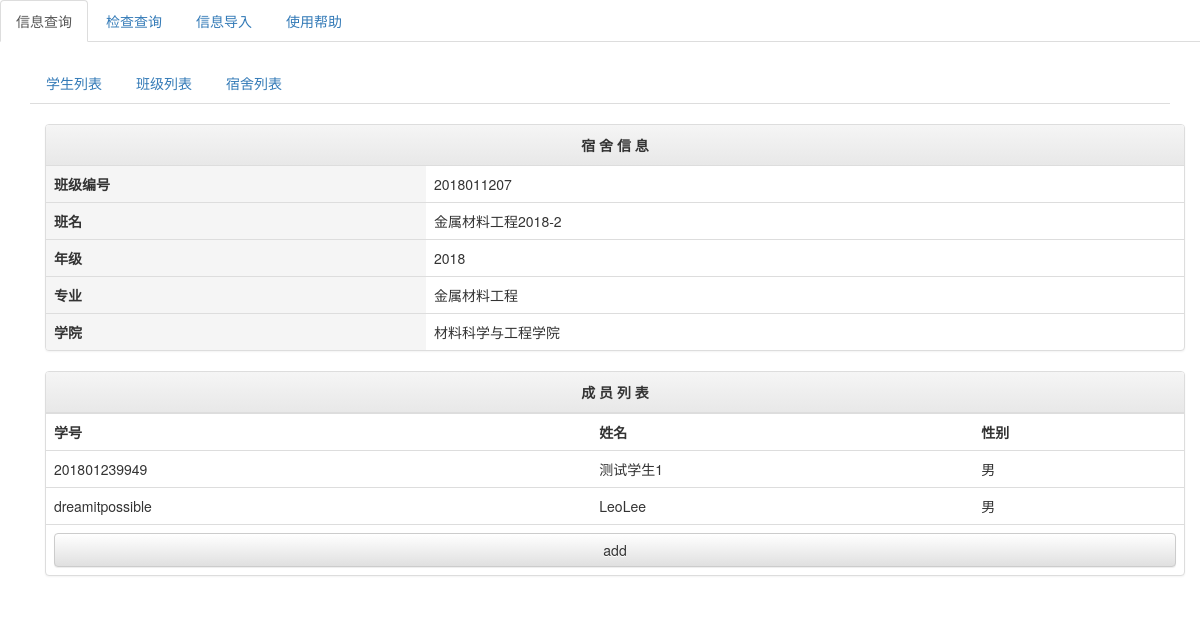
The page /infosys/class-detail/2018011207/ on the database its author committed.
### infosys/models.py (models this page shows, shortened)
class Class(models.Model):
    class_id = models.CharField(max_length=20, primary_key=True)
    class_name = models.CharField(max_length=30)
    grade = models.CharField(max_length=4)
    major = models.CharField(max_length=20)
    college = models.CharField(max_length=20)
    class Meta:
        verbose_name = ("Class")
        verbose_name_plural = verbose_name

class Student(models.Model):
    student_id = models.CharField(max_length=20, primary_key=True)
    student_name = models.CharField(max_length=20)
    student_sex = models.CharField(max_length=2)
    student_birth = models.DateField(null=True)
    student_address = models.CharField(max_length=100)
    student_tel = models.CharField(max_length=20)
    student_qq = models.CharField(max_length=20)
    class_id = models.ForeignKey(Class, on_delete=models.SET_NULL, null=True)
    class Meta:
        verbose_name = ("Student")
        verbose_name_plural = verbose_name

### infosys/views.py (the view)
# urls.py: path("class-detail/<int:pk>/", views.class_detail, name='class_detail'),
def class_detail(request, pk):
    students = Student.objects.filter(class_id=pk)
    detail = Class.objects.get(class_id=pk)
    context = {'class':detail, 'students':students}
    return render(request, "infosys/inquir/detail/class.html", context)

### templates/infosys/inquir/detail/class.html
{% extends 'infosys/inquir/detail.html' %}
{% block detailscaptain %}
宿 舍 信 息
{% endblock detailscaptain %}
{% block details %}
			<tr>
				<td class="active"><strong>班级编号</strong></td>
				<td>{{ class.class_id }}</td>
			</tr>
			<tr>
				<td class="active"><strong>班名</strong></td>
				<td>{{ class.class_name }}</td>
			</tr>
			<tr>
				<td class="active"><strong>年级</strong></td>
				<td>{{ class.grade }}</td>
			</tr>
			<tr>
				<td class="active"><strong>专业</strong></td>
				<td>{{ class.major }}</td>
			</tr>
			<tr>
				<td class="active"><strong>学院</strong></td>
				<td>{{ class.college }}</td>
			</tr>
{% endblock details %}
{% block eventscaptain %}
成 员 列 表
{% endblock eventscaptain %}
{% block eventshead %}
			<tr>
				<th>学号</th>
				<th>姓名</th>
				<th>性别</th>
			</tr>
{% endblock eventshead %}
{% block events %}
			{% for student in students %}
			<tr>
				<td>{{ student.student_id }}</td>
				<td>{{ student.student_name }}</td>
				<td>{{ student.student_sex }}</td>
			</tr>
			{% empty %}
				<td colspan="4">暂无学生</td>
			{% endfor %}
{% endblock events %}

### rows shown on the page
Class: class_id "2018011207", class_name "金属材料工程2018-2", grade "2018", major "金属材料工程", college "材料科学与工程学院"
Student: student_id "201801239949", student_name "测试学生1", student_sex "男"
Student: student_id "dreamitpossible", student_name "LeoLee", student_sex "男"
